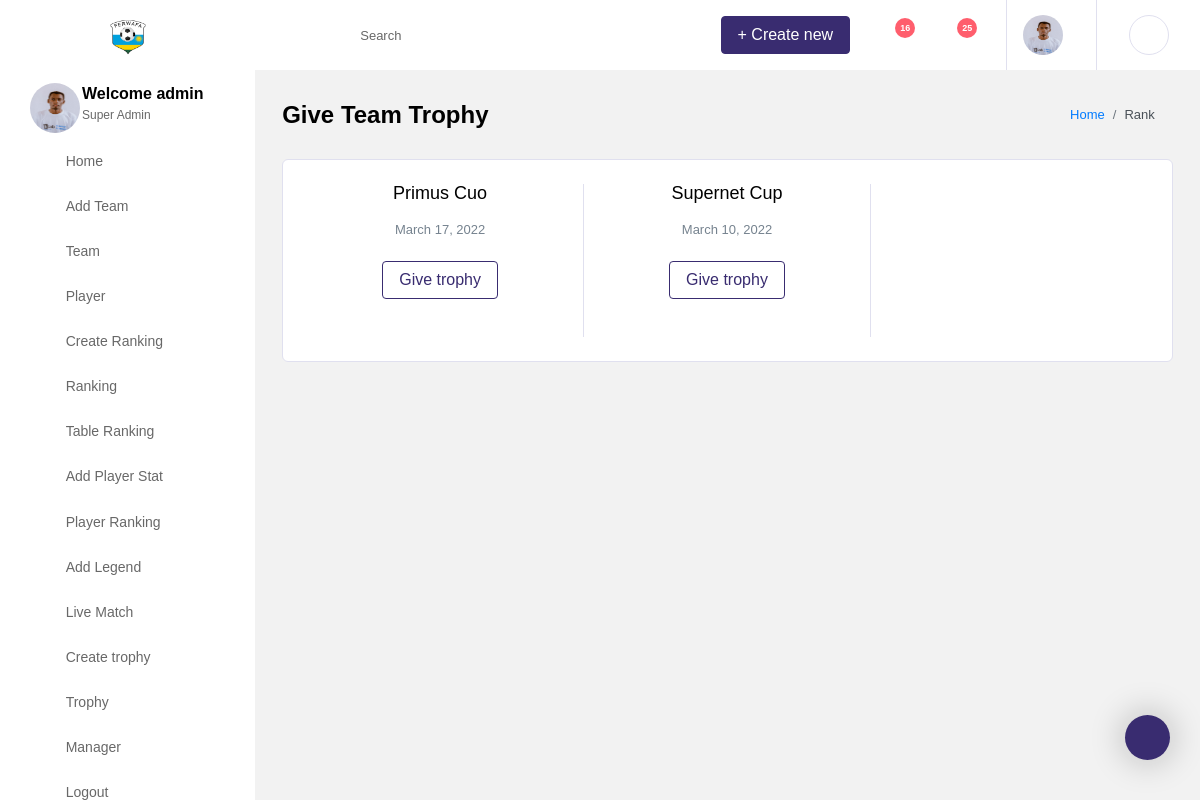
The app's page /dashboard/trophy/ (signed in) with its own data.
### authentication/models.py (models this page shows, shortened)
class User_profile(models.Model):
    user = models.OneToOneField(User, on_delete=models.CASCADE)
    user_image = models.ImageField(upload_to='images/', default='profile.png')
    user_location = models.CharField(max_length=100, blank=True, null=True)
    user_roles = models.CharField(max_length=100, blank=True, null=True)
    class Meta:
        verbose_name_plural = "User_profile"
        ordering = ['-id']

class User(AbstractBaseUser):
    email = models.EmailField(
        verbose_name='email address',
        max_length=255,
        unique=True,
    )
    full_name = models.CharField(max_length=255)
    phone_number = PhoneNumberField(blank=False)
    is_active = models.BooleanField(default=True)
    staff = models.BooleanField(default=False)  # a admin user; non super-user
    admin = models.BooleanField(default=False)  # a superuser
    USERNAME_FIELD = 'email'
    REQUIRED_FIELDS = ['full_name', 'phone_number']  # Email & Password are required by default.
    objects = UserManager()

### team/models.py (models this page shows, shortened)
class Trophy(models.Model):
    trophy_name = models.CharField(max_length=40)
    trophy_year = models.DateField()
    class Meta:
        verbose_name_plural = "Trophy"
        ordering = ['-id']

### team/views.py (the view)
# urls.py: path('trophy/', trophy, name='trophy'),
@login_required
def trophy(request):
    user = request.user
    user_profile = User_profile.objects.get(user=user)
    all_trophy = Trophy.objects.all()
    context = {
        'user': user,
        'profile': user_profile,
        'trophy': all_trophy
    }
    return render(request, 'dashboard_home/trophy.html', context)

### team/templates/dashboard_home/trophy.html
{% extends 'dashboard/base.html' %}
{% load static %}
{% load crispy_forms_tags %}
{% block content %}
<div class="main-panel">
        <div class="content-wrapper">
          <div class="page-header">
            <h3 class="page-title">
              Give Team Trophy
            </h3>
            <nav aria-label="breadcrumb">
              <ol class="breadcrumb">
                <li class="breadcrumb-item"><a href="{% url 'dashboard' %}">Home</a></li>
                <li class="breadcrumb-item active" aria-current="page">Rank</li>
              </ol>
            </nav>
          </div>
          <div class="row">
            <div class="col-12 grid-margin">
              <div class="card">
                <div class="card-body">
                  <div class="row">
                    {% for trophy in trophy %}
                    <div class="col-md-4 col-sm-6 d-flex justify-content-center border-right">
                      <div class="wrapper text-center">
                        <h4 class="card-title">{{ trophy.trophy_name }}</h4>
                        <p class="card-description">{{ trophy.trophy_year }}</p>
                        <a href="{% url 'give_team_trophy' trophy.id %}"><button class="btn btn-outline-primary" style="margin-bottom: 1cm;">Give trophy</button></a>
                      </div>
                    </div>
                    {% endfor %}
                  </div>
                </div>
              </div>
            </div>
          </div>
        </div>
      </div>
{% endblock %}

### templates/dashboard/base.html (shortened to what this page needs)
<!DOCTYPE html>
<html lang="en">
<head>
    {% load static %}
  <link rel="stylesheet" href="{% static 'dashboard/vendors/iconfonts/font-awesome/css/all.min.css' %}">
  <link rel="stylesheet" href="{% static 'dashboard/vendors/css/vendor.bundle.base.css' %}">
  <link rel="stylesheet" href="{% static 'dashboard/vendors/css/vendor.bundle.addons.css' %}">
  <link rel="stylesheet" href="{% static 'dashboard/css/style.css' %}">
</head>
<body>
  <div class="container-scroller" >
    <nav class="navbar col-lg-12 col-12 p-0 fixed-top d-flex flex-row default-layout-navbar">
      <div class="text-center navbar-brand-wrapper d-flex align-items-center justify-content-center">
        <a class="navbar-brand brand-logo" href="{% url 'dashboard' %}"><img src="{% static 'images/soccer/ferwafa.png' %}" style="width: 40px; align-items: flex-start" alt="logo" /></a>
      </div>
      <div class="navbar-menu-wrapper d-flex align-items-stretch">
        <button class="navbar-toggler navbar-toggler align-self-center" type="button" data-toggle="minimize">
          <span class="fas fa-bars"></span>
        </button>
        <ul class="navbar-nav">
          <li class="nav-item nav-search d-none d-md-flex">
            <div class="nav-link">
              <div class="input-group">
                <div class="input-group-prepend">
                  <span class="input-group-text">
                    <i class="fas fa-search"></i>
                  </span>
                </div>
                <input type="text" class="form-control" placeholder="Search" aria-label="Search">
              </div>
            </div>
          </li>
        </ul>
        <ul class="navbar-nav navbar-nav-right">
          <li class="nav-item d-none d-lg-flex">
            <a class="nav-link" href="#">
              <span class="btn btn-primary">+ Create new</span>
            </a>
          </li>
          <li class="nav-item dropdown">
            <a class="nav-link count-indicator dropdown-toggle" id="notificationDropdown" href="#" data-toggle="dropdown">
              <i class="fas fa-bell mx-0"></i>
              <span class="count">16</span>
            </a>
          </li>
          <li class="nav-item dropdown">
            <a class="nav-link count-indicator dropdown-toggle" id="messageDropdown" href="#" data-toggle="dropdown" aria-expanded="false">
              <i class="fas fa-envelope mx-0"></i>
              <span class="count">25</span>
            </a>
          </li>
          <li class="nav-item nav-profile dropdown">
              {% if user.is_authenticated %}
            <a class="nav-link dropdown-toggle" href="#" data-toggle="dropdown" id="profileDropdown">
              <img src="{{ profile.user_image.url }}" alt="profile" style="width: 40px; height: 40px;"/>
            </a>
              {% endif %}
          </li>
          <li class="nav-item nav-settings d-none d-lg-block">
            <a class="nav-link" href="#">
              <i class="fas fa-ellipsis-h"></i>
            </a>
          </li>
        </ul>
      </div>
    </nav>
    <div class="container-fluid page-body-wrapper">
      <div class="theme-setting-wrapper">
        <div id="settings-trigger"><i class="fas fa-fill-drip"></i></div>
      </div>
      <nav class="sidebar sidebar-offcanvas" id="sidebar" style="height: 450px; overflow-y: scroll">
        <ul class="nav">
          <li class="nav-item nav-profile">
            <div class="nav-link">
              <div class="profile-image">
                <img src="{{ profile.user_image.url }}" alt="image" style="width: 50px; height: 50px;"/>
              </div>
              <div class="profile-name">
                {% if user.is_authenticated %}
                <p class="name">
                  Welcome {{ user.full_name }}
                </p>
                  {% endif %}
                <p class="designation">
                  Super Admin
                </p>
              </div>
            </div>
          </li>
          <li class="nav-item">
            <a class="nav-link" href="{% url 'dashboard' %}">
              <i class="fa fa-home menu-icon"></i>
              <span class="menu-title">Home</span>
            </a>
          </li>
          <li class="nav-item">
            <a class="nav-link" href="{% url 'add_team' %}">
              <i class="fa fa-puzzle-piece menu-icon"></i>
              <span class="menu-title">Add Team</span>
            </a>
          </li>
        <li class="nav-item">
            <a class="nav-link" href="{% url 'team' %}">
              <i class="fa fa-users menu-icon"></i>
              <span class="menu-title">Team</span>
            </a>
          </li>
          <li class="nav-item d-none d-lg-block">
            <a class="nav-link" href="{% url 'player' %}">
              <i class="fas fa-columns menu-icon"></i>
              <span class="menu-title">Player</span>
            </a>
          </li>
          <li class="nav-item">
            <a class="nav-link" href="{% url 'ranking_table_name' %}">
              <i class="fab fa-wpforms menu-icon"></i>
              <span class="menu-title">Create Ranking</span>
            </a>
          </li>
        <li class="nav-item">
            <a class="nav-link" href="{% url 'ranking' %}">
              <i class="fa fa-list-ol menu-icon" aria-hidden="true"></i>
              <span class="menu-title">Ranking</span>
            </a>
          </li>
        <li class="nav-item">
            <a class="nav-link" href="{% url 'table_ranking_list' %}" aria-expanded="false" aria-controls="ui-advanced">
              <i class="fa fa-table menu-icon" aria-hidden="true"></i>
              <span class="menu-title">Table Ranking</span>
            </a>
          </li>
        <li class="nav-item">
            <a class="nav-link" href="{% url 'add_player_stat' %}" aria-expanded="false" aria-controls="ui-basic">
              <i class="fa fa-plus-circle menu-icon" aria-hidden="true"></i>
              <span class="menu-title">Add Player Stat</span>
            </a>
          </li>
        <li class="nav-item">
            <a class="nav-link" href="{% url 'player_rank_official_table' %}" aria-expanded="false" aria-controls="ui-basic">
              <i class="fa fa-life-ring menu-icon"></i>
              <span class="menu-title">Player Ranking</span>
            </a>
          </li>
          <li class="nav-item">
            <a class="nav-link" href="{% url 'legend_story' %}" aria-expanded="false" aria-controls="editors">
              <i class="fas fa-pen-square menu-icon"></i>
              <span class="menu-title">Add Legend</span>
            </a>
          </li>
          <li class="nav-item">
            <a class="nav-link" href="{% url 'livematch' %}" aria-expanded="false" aria-controls="charts">
              <i class="fas fa-chart-pie menu-icon"></i>
              <span class="menu-title">Live Match</span>
            </a>
          </li>
        <li class="nav-item">
            <a class="nav-link" href="{% url 'create_trophy' %}" aria-expanded="false" aria-controls="tables">
              <i class="fas fa-table menu-icon"></i>
              <span class="menu-title">Create trophy</span>
            </a>
          </li>
          <li class="nav-item">
            <a class="nav-link" href="{% url 'trophy' %}" aria-expanded="false" aria-controls="tables">
              <i class="fas fa-table menu-icon"></i>
              <span class="menu-title">Trophy</span>
            </a>
          </li>
            <li class="nav-item">
            <a class="nav-link" href="{% url 'add_manager' %}" aria-expanded="false" aria-controls="tables">
              <i class="fa fa-id-badge menu-icon" aria-hidden="true"></i>
              <span class="menu-title">Manager</span>
            </a>
          </li>
          <li class="nav-item">
            <a class="nav-link" href="{% url 'logout' %}">
              <i class="fas fa-minus-square menu-icon"></i>
              <span class="menu-title">Logout</span>
            </a>
          </li>
        </ul>
      </nav>
      {% block content %}
        {% endblock %}
    </div>
  </div>
</body>
</html>

### records on screen
User_profile: user_image (picture)
User: full_name "admin"
Trophy: trophy_name "Primus Cuo", trophy_year "March 17, 2022"
Trophy: trophy_name "Supernet Cup", trophy_year "March 10, 2022"
